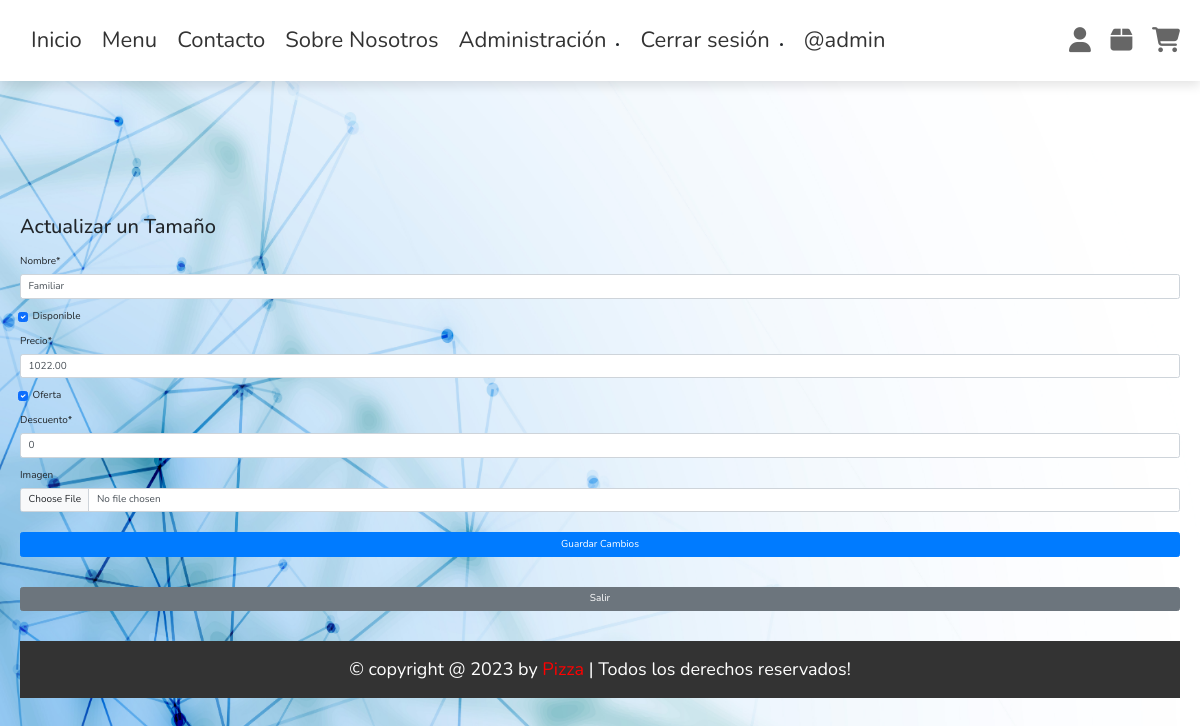
Page /sitio1/editar_tamanos/1/ (signed in) on the committed database.
### sitio1/models.py (models this page shows, shortened)
class Tamanos(models.Model):                                                                                            #REALIZADO
    nombre = models.CharField(max_length=50, unique=True)
    disponible = models.BooleanField(default=True)
    precio = models.DecimalField(max_digits=6, decimal_places=2, validators=[MinValueValidator(0)])
    oferta = models.BooleanField(default=False)
    descuento = models.DecimalField(max_digits=2, decimal_places=0, default=0, validators=[MinValueValidator(0)])
    imagen = models.ImageField(upload_to="tamanos", null=True, blank=True)

### sitio1/views.py (the view)
# urls.py: path('editar_tamanos/<int:tamanos_id>/', views.editar_tamano, name='editar_tamanos'),
@permission_required('sitio1.change_tamanos')
def editar_tamano(request, tamanos_id):
    tamano = get_object_or_404(Tamanos, pk=tamanos_id)
    if request.method == 'POST':
        form = TamanosForm(request.POST, instance=tamano)
        if form.is_valid():
            form.save()
            recalcular_precios_pizzas(tamano)
            return redirect("/sitio1/tamanos")
    else:
        form = TipoMasaForm(instance=tamano)
    return render(request, 'sitio1/DataModelApp/tipos_tamano/editar_tamanos.html', {'form': form})

### sitio1/forms.py (shortened to what this page needs)
class TipoMasaForm(forms.ModelForm):
    class Meta:
        model = TipoMasa
        fields = ['nombre', 'disponible', 'precio', 'oferta', 'descuento', 'imagen']
    def __init__(self, *args, **kwargs):
        super().__init__(*args, **kwargs)
        self.fields['oferta'].widget.attrs['onclick'] = (
            '$("#id_descuento").toggle(this.checked);'
        )
        self.fields['oferta'].widget.attrs['checked'] = 'checked'

### sitio1/templates/sitio1/DataModelApp/tipos_tamano/editar_tamanos.html (shortened to what this page needs)
{% extends 'sitio1/base.html' %}
{% load crispy_forms_tags %}
{% load static %}
{% block css %}
    <link href="https://cdn.jsdelivr.net/npm/bootstrap@5.3.2/dist/css/bootstrap.min.css" rel="stylesheet">
{% endblock %}
{% block content %}
        <h2 class="mb-4">Actualizar un Tamaño</h2>
        <form method="post" class="mt-3">
            {{ form|crispy }}
            <button type="submit" style="margin-bottom: 20px;" class="btn btn-primary">Guardar Cambios</button>
            <div>
                <a href="{% url 'tamanos' %}" class="btn btn-secondary exit-btn">Salir</a>
            </div>
        </form>
{% endblock %}

### sitio1/templates/sitio1/base.html (shortened to what this page needs)
<!DOCTYPE html>
<html lang="en">
<head>
    {% load static %}
    <link rel="stylesheet" href="https://cdnjs.cloudflare.com/ajax/libs/font-awesome/6.1.1/css/all.min.css">
    <link rel="stylesheet" href="{% static 'sitio1/css/style.css'%}">
    {% block css %}
    {% endblock %}
    <link href="https://cdn.jsdelivr.net/npm/bootstrap@5.3.2/dist/css/bootstrap.min.css" rel="stylesheet">
    <link rel="stylesheet" href="https://stackpath.bootstrapcdn.com/bootstrap/4.3.1/css/bootstrap.min.css">
</head>
<body>
    <header class="header">
        <section class="flex">
            <nav class="navbar navbar-expand-lg">
                <a class="navbar-brand" href="{% url 'home' %}">Inicio</a>
                <a class="navbar-brand" href="{% url 'menu' %}">Menu</a>
                <a class="navbar-brand" href="{% url 'contacto' %}">Contacto</a>
                <a class="navbar-brand" href="#about">Sobre Nosotros</a>
                {% if perms.sitio1.view_tipomasa %}
                    <a class="navbar-brand" href="{% url 'vista_administrador' %}" target="_self" rel="noopener noreferrer">Administración</a>
                {% endif %}
                {% if user.is_authenticated %}
                <li>
                    <a href="{% url 'logout' %}">Cerrar sesión</a>
                </li>
                <li>
                    <a href="#">@{{ user.username }}</a>
                </li>
                {% endif %}
            </nav>
            <div class="icons">
                <div id="user-btn" class="fas fa-user"></div>
                <div id="order-btn" class="fas fa-box"></div>
                <div id="cart-btn" class="fas fa-shopping-cart"></div>
            </div>
        </section>
    </header>
    <div style="position: relative; margin: auto; margin-top: 150px;">
        <br><br><br>
        {% block content %}
        {% endblock %}
    </div>
    <br><br>
    <div class="footer">
        &copy; copyright @ 2023 by <span>Pizza</span> | Todos los derechos reservados!
    </div>
</body>
</html>

### sitio1/static/sitio1/css/style.css (style rules this page uses)
:root { --red:#e74c3c; --black:#333; --white:#fff; --light-bg:#f5f5f5; --light-color:#666; --border:.1rem solid var(--light-color); --box-shadow:0 .5rem 1rem rgba(0,0,0,.1); }
* { font-family: 'Nunito', sans-serif; margin:0; padding:0; box-sizing: border-box; outline: none; border:none; text-decoration: none; transition: .2s linear; }
html { font-size: 62.5%; overflow-x: hidden; scroll-behavior: smooth; scroll-padding-top: 7.5rem; }
body { background: var(--light-bg); overflow-x: hidden; }
section { padding:2rem; margin:0 auto; max-width: 1200px; }
.btn { display: block; width: 100%; margin-top: 1rem; border-radius: .5rem; padding:1rem 3rem; font-size: 2rem; color:var(--white); background-color: var(--red); cursor: pointer; text-transform: capitalize; text-align: center; }
.header { position: fixed; top:0; left:0; right:0; background-color: var(--white); box-shadow: var(--box-shadow); z-index: 1000; }
.header .flex { display: flex; align-items: center; justify-content: space-between; position: relative; }
.header .flex a { margin:0 1rem; font-size: 2.2rem; color:var(--black); }
.header .flex .icons div { font-size: 2.5rem; color:var(--light-color); cursor: pointer; margin-left: 1.7rem; }

### sitio1/templates/sitio1/base.html (style rules this page uses)
body { margin-bottom: 80px; margin:0 }
.navbar { background-color: rgb(255, 255, 255); padding: 1px; border-radius: 50px; }
.footer { clear: both; position: relative; bottom: 0; left: 0; width: 100%; background-color: #333; color: white; text-align: center; padding:15px; font-size: 18px; }
.footer span { color: red; }

### rows in the picture
Tamanos: nombre "Familiar", disponible "☑", precio "1022.00", oferta "☑", descuento "0"

### other values in the picture
{{ user.username }} "admin"
